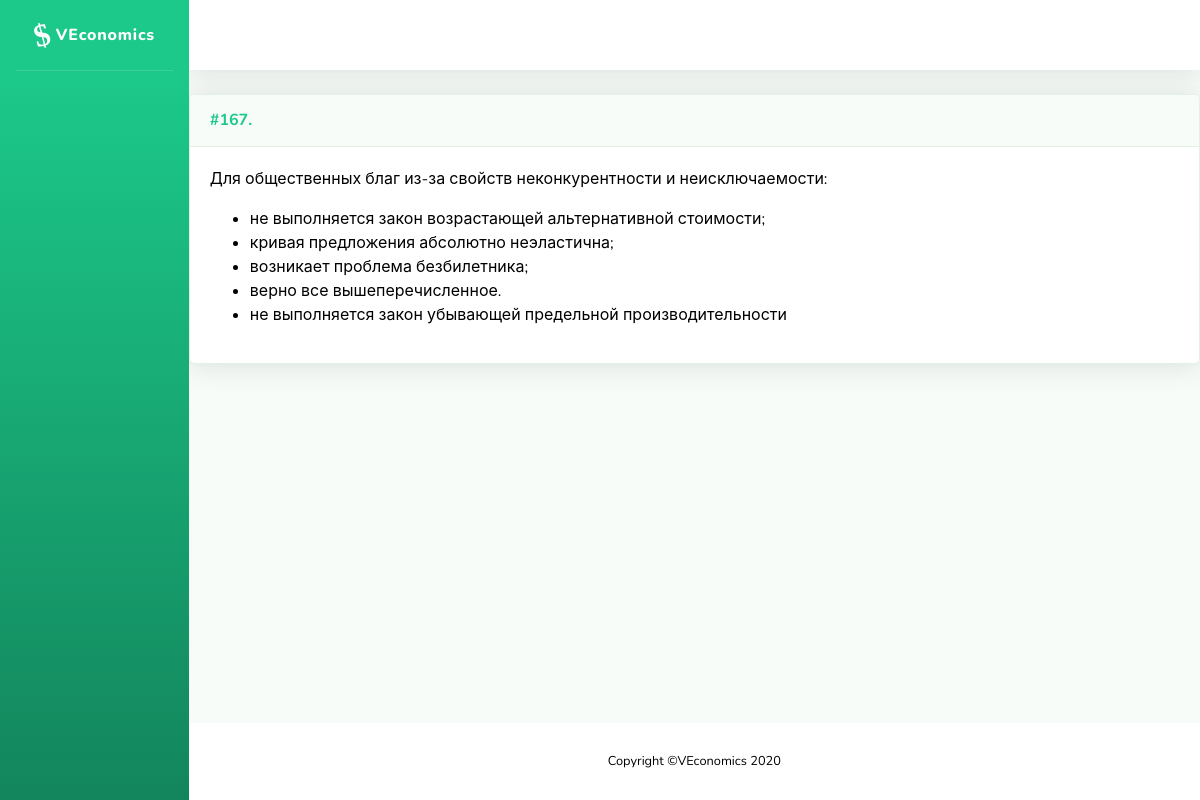
Screenshot of /problems/167 with the database file from the repository.
### problems/models.py (models this page shows, shortened)
class Problem(models.Model):
    name = models.CharField('Название', max_length=200, blank=True, null=True)
    task = RichTextUploadingField('Условие')
    problem_type = models.IntegerField('Тип задачи', choices=TYPE_CHOICES, blank=False, null=False, default=0)
    short_answer = models.CharField('Ответ (для автоматической проверки)', max_length=200, blank=True)
    yesno_answer = models.IntegerField('Ответ ДА/НЕТ', choices=YESNO_CHOICES, blank=False, default=0)
    solution = RichTextUploadingField('Решение', blank=True)
    hint = RichTextUploadingField('Подсказка', blank=True)
    topics = models.ManyToManyField(Topic, related_name="problems", verbose_name='Темы')
    assignments = models.ManyToManyField(User, through='Assignment', through_fields=['problem', 'person'])
    class Meta:
        ordering = ['id']

class Variant(models.Model):
    text = models.CharField('Вариант ответа', max_length=1000, blank=False)
    right = models.BooleanField('Верный ответ', blank=False, null=False, default=False)
    problem = models.ForeignKey(Problem, verbose_name="Задача", on_delete=models.CASCADE, blank=True, null=True, related_name='variants')
    order = models.IntegerField('Порядковый номер', blank=False, null=False, default=0)
    class Meta:
        verbose_name = 'Ответ'
        verbose_name_plural = 'Ответы'

### problems/views.py (the view)
# urls.py: path('<int:pk>', views.ProblemDetailView.as_view(), name='problem-detail'),
class ProblemDetailView(DetailView):
    model = Problem

### problems/templates/problems/problem_detail.html
{% extends "problems/sb/base.html" %}
{% block content %}
        {% include 'problems/problem.html' %}
{% endblock %}

### problems/templates/problems/problem.html (shortened to what this page needs)
{% autoescape off%}
<div class="problem">
    <div class="card shadow mb-4">
        <div class="problem-header">
            <a name="problem-{{ problem.id }}" class="d-block card-header py-3" role="button" aria-expanded="true" aria-controls="collapse">
                    <h6 class="m-0 font-weight-bold text-primary">
                        <nobr>
                            <div class="problem-id">
                                #{{ problem.id }}.
                            </div>
                        </nobr>
                    </h6>
            </a>
        </div>
        <div class="card-body">
        <div class="collapse show" id="problem-{{ problem.id }}">
            <div class="problem-task">
                {{ problem.task }}
                {% if not problem.submit and not problem.assignment and not problem.form %}
                    {% if problem.variants %}
                        <ul>
                            {% for variant in problem.variants.all %}
                                <li>
                                    {{ variant.text }}
                                </li>
                            {% endfor %}
                        </ul>
                    {% endif %}
                {% endif %}
            </div>
        </div>
    </div>
    </div>
</div>
{% endautoescape %}

### problems/static/problems/main.css (style rules this page uses)
.problem-header { white-space:nowrap }
h6 div { display:inline-block; }

### rows the page displays
Problem: id "167", task "Для общественных благ из-за свойств неконкурентности и неисключаемости:"
Variant: text "не выполняется закон возрастающей альтернативной стоимости;"
Variant: text "кривая предложения абсолютно неэластична;"
Variant: text "возникает проблема безбилетника;"
Variant: text "верно все вышеперечисленное."
Variant: text "не выполняется закон убывающей предельной производительности"
